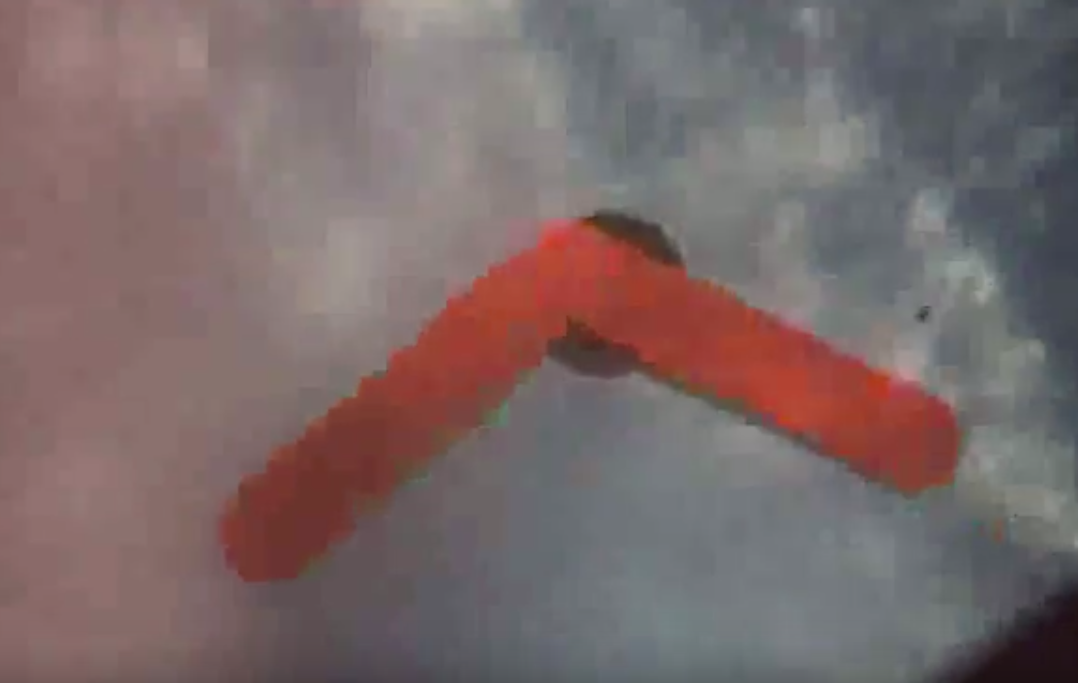
#> input picture sub_vision/Screen Shot 2019-07-19 at 9.34.59 AM.png, 1078 x 683 px
$ python arrows.py   (older library calls are emulated)
#> lines starting #> are read from the running program, lines starting #| are printed output that depends on the picture; after the words box and inside, x2 and y2 are one past the last pixel; in counts of white or black regions, pixels touching at a corner belong together
#> further down, img is the input picture: shape (683, 1078, 3); mean B, G, R 105.1, 105.2, 121.8
### sub_vision/grip.py
import cv2
import numpy
import math
from enum import Enum

class FindArrows:
    """
    An OpenCV pipeline generated by GRIP.
    """

    def __init__(self):
        """initializes all values to presets or None if need to be set
        """

        self.__rgb_threshold_red = [103.19244604316546, 255.0]
        self.__rgb_threshold_green = [0.0, 79.660441426146]
        self.__rgb_threshold_blue = [0.0, 255.0]

        self.rgb_threshold_output = None

        self.__find_contours_input = self.rgb_threshold_output
        self.__find_contours_external_only = False

        self.find_contours_output = None

        self.__convex_hulls_contours = self.find_contours_output

        self.convex_hulls_output = None

        self.__filter_contours_contours = self.convex_hulls_output
        self.__filter_contours_min_area = 1000.0
        self.__filter_contours_min_perimeter = 0
        self.__filter_contours_min_width = 0
        self.__filter_contours_max_width = 1000
        self.__filter_contours_min_height = 0
        self.__filter_contours_max_height = 1000
        self.__filter_contours_solidity = [0, 100]
        self.__filter_contours_max_vertices = 1000000
        self.__filter_contours_min_vertices = 0.0
        self.__filter_contours_min_ratio = 0
        self.__filter_contours_max_ratio = 1000

        self.filter_contours_output = None

        self.__find_lines_input = self.rgb_threshold_output

        self.find_lines_output = None

        self.__filter_lines_lines = self.find_lines_output
        self.__filter_lines_min_length = 12.0
        self.__filter_lines_angle = [81.35593220338983, 174.8936170212766]

        self.filter_lines_output = None


    def process(self, source0):
        """
        Runs the pipeline and sets all outputs to new values.
        """
        # Step RGB_Threshold0:
        self.__rgb_threshold_input = source0
        (self.rgb_threshold_output) = self.__rgb_threshold(self.__rgb_threshold_input, self.__rgb_threshold_red, self.__rgb_threshold_green, self.__rgb_threshold_blue)

        # Step Find_Contours0:
        self.__find_contours_input = self.rgb_threshold_output
        (self.find_contours_output) = self.__find_contours(self.__find_contours_input, self.__find_contours_external_only)

        # Step Convex_Hulls0:
        self.__convex_hulls_contours = self.find_contours_output
        (self.convex_hulls_output) = self.__convex_hulls(self.__convex_hulls_contours)

        # Step Filter_Contours0:
        self.__filter_contours_contours = self.convex_hulls_output
        (self.filter_contours_output) = self.__filter_contours(self.__filter_contours_contours, self.__filter_contours_min_area, self.__filter_contours_min_perimeter, self.__filter_contours_min_width, self.__filter_contours_max_width, self.__filter_contours_min_height, self.__filter_contours_max_height, self.__filter_contours_solidity, self.__filter_contours_max_vertices, self.__filter_contours_min_vertices, self.__filter_contours_min_ratio, self.__filter_contours_max_ratio)

        # Step Find_Lines0:
        self.__find_lines_input = self.rgb_threshold_output
        (self.find_lines_output) = self.__find_lines(self.__find_lines_input)

        # Step Filter_Lines0:
        self.__filter_lines_lines = self.find_lines_output
        (self.filter_lines_output) = self.__filter_lines(self.__filter_lines_lines, self.__filter_lines_min_length, self.__filter_lines_angle)


    @staticmethod
    def __rgb_threshold(input, red, green, blue):
        """Segment an image based on color ranges.
        Args:
            input: A BGR numpy.ndarray.
            red: A list of two numbers the are the min and max red.
            green: A list of two numbers the are the min and max green.
            blue: A list of two numbers the are the min and max blue.
        Returns:
            A black and white numpy.ndarray.
        """
        out = cv2.cvtColor(input, cv2.COLOR_BGR2RGB)
        return cv2.inRange(out, (red[0], green[0], blue[0]),  (red[1], green[1], blue[1]))
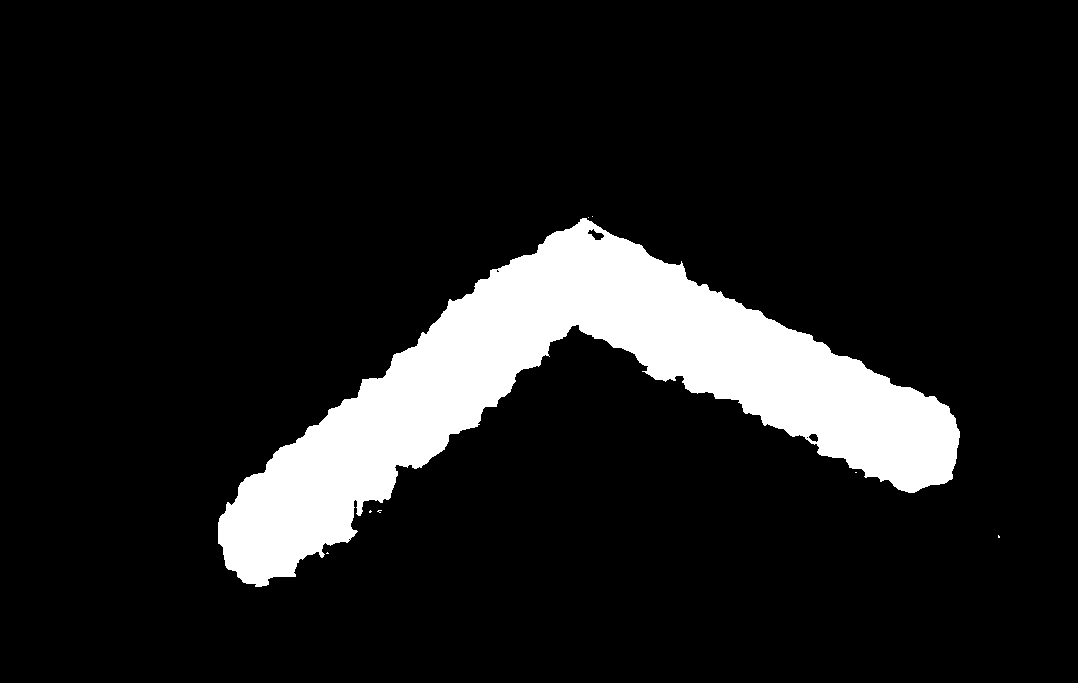
#> returned value: shape (683, 1078); 11.3% white; 8 white regions (7 under 20 px), largest, box (x1, y1, x2, y2) and area: (218, 218, 960, 587) 83331

    @staticmethod
    def __find_contours(input, external_only):
        """Sets the values of pixels in a binary image to their distance to the nearest black pixel.
        Args:
            input: A numpy.ndarray.
            external_only: A boolean. If true only external contours are found.
        Return:
            A list of numpy.ndarray where each one represents a contour.
        """
        if(external_only):
            mode = cv2.RETR_EXTERNAL
        else:
            mode = cv2.RETR_LIST
        method = cv2.CHAIN_APPROX_SIMPLE
        im2, contours, hierarchy =cv2.findContours(input, mode=mode, method=method)
        return contours

    @staticmethod
    def __convex_hulls(input_contours):
        """Computes the convex hulls of contours.
        Args:
            input_contours: A list of numpy.ndarray that each represent a contour.
        Returns:
            A list of numpy.ndarray that each represent a contour.
        """
        output = []
        for contour in input_contours:
            output.append(cv2.convexHull(contour))
        return output

    @staticmethod
    def __filter_contours(input_contours, min_area, min_perimeter, min_width, max_width,
                        min_height, max_height, solidity, max_vertex_count, min_vertex_count,
                        min_ratio, max_ratio):
        """Filters out contours that do not meet certain criteria.
        Args:
            input_contours: Contours as a list of numpy.ndarray.
            min_area: The minimum area of a contour that will be kept.
            min_perimeter: The minimum perimeter of a contour that will be kept.
            min_width: Minimum width of a contour.
            max_width: MaxWidth maximum width.
            min_height: Minimum height.
            max_height: Maximimum height.
            solidity: The minimum and maximum solidity of a contour.
            min_vertex_count: Minimum vertex Count of the contours.
            max_vertex_count: Maximum vertex Count.
            min_ratio: Minimum ratio of width to height.
            max_ratio: Maximum ratio of width to height.
        Returns:
            Contours as a list of numpy.ndarray.
        """
#> called with min_area = 1000, min_perimeter = 0, min_width = 0, max_width = 1000, min_height = 0, max_height = 1000, max_vertex_count = 1000000, min_vertex_count = 0
        output = []
        for contour in input_contours:
            x,y,w,h = cv2.boundingRect(contour)
            if (w < min_width or w > max_width):
                continue
            if (h < min_height or h > max_height):
                continue
            area = cv2.contourArea(contour)
            if (area < min_area):
                continue
            if (cv2.arcLength(contour, True) < min_perimeter):
                continue
            hull = cv2.convexHull(contour)
            solid = 100 * area / cv2.contourArea(hull)
            if (solid < solidity[0] or solid > solidity[1]):
                continue
            if (len(contour) < min_vertex_count or len(contour) > max_vertex_count):
                continue
            ratio = (float)(w) / h
            if (ratio < min_ratio or ratio > max_ratio):
                continue
            output.append(contour)
        return output

    class Line:

        def __init__(self, x1, y1, x2, y2):
            self.x1 = x1
            self.y1 = y1
            self.x2 = x2
            self.y2 = y2

        def length(self):
            return numpy.sqrt(pow(self.x2 - self.x1, 2) + pow(self.y2 - self.y1, 2))

        def angle(self):
            return math.degrees(math.atan2(self.y2 - self.y1, self.x2 - self.x1))
    @staticmethod
    def __find_lines(input):
        """Finds all line segments in an image.
        Args:
            input: A numpy.ndarray.
        Returns:
            A filtered list of Lines.
        """
        detector = cv2.createLineSegmentDetector()
        if (len(input.shape) == 2 or input.shape[2] == 1):
            lines = detector.detect(input)
        else:
            tmp = cv2.cvtColor(input, cv2.COLOR_BGR2GRAY)
            lines = detector.detect(tmp)
        output = []
        if len(lines) != 0:
            for i in range(1, len(lines[0])):
                tmp = FindArrows.Line(lines[0][i, 0][0], lines[0][i, 0][1],
                                lines[0][i, 0][2], lines[0][i, 0][3])
                output.append(tmp)
        return output

    @staticmethod
    def __filter_lines(inputs, min_length, angle):
        """Filters out lines that do not meet certain criteria.
        Args:
            inputs: A list of Lines.
            min_Lenght: The minimum lenght that will be kept.
            angle: The minimum and maximum angles in degrees as a list of two numbers.
        Returns:
            A filtered list of Lines.
        """
#> called with min_length = 12
        outputs = []
        for line in inputs:
            if (line.length() > min_length):
                if ((line.angle() >= angle[0] and line.angle() <= angle[1]) or
                        (line.angle() + 180.0 >= angle[0] and line.angle() + 180.0 <= angle[1])):
                    outputs.append(line)
        return outputs

### sub_vision/arrows.py
import numpy as np
import math
import cv2
from enum import Enum
from grip import FindArrows
import plotly.graph_objects as go

#import matplotlib
#matplotlib.use("macOSX")
#import matplotlib.pyplot as plt
import plotly.express as px
arrow  = FindArrows()
img = cv2.imread('Screen Shot 2019-07-19 at 9.34.59 AM.png')
#cv2.imshow('image',img)
arrow.process(img)
cv2.imshow('filtered',arrow.rgb_threshold_output)
angles =[]
for line in arrow.filter_lines_output:
	print(line.angle())
	angles.append(line.angle())
print(angles)
a = np.asarray(angles)
fig = go.Figure(data=[go.Histogram(x=a,nbinsx=10)])
#fig.show()

rows,cols = img.shape[:2]
#> rows = 683; cols = 1078
for cnt in arrow.filter_contours_output:
	[vx,vy,x,y] = cv2.fitLine(cnt, cv2.DIST_L2,0,0.01,0.01)
	lefty = int((-x*vy/vx) + y)
	righty = int(((cols-x)*vy/vx)+y)
	#cv2.line(img,(cols-1,righty),(0,lefty),(0,255,0),2)
	x,y,w,h = cv2.boundingRect(cnt)
	cv2.rectangle(img,(x,y),(x+w,y+h),(0,255,0),2)
	rect = cv2.minAreaRect(cnt)
	box = cv2.boxPoints(rect)
	box = np.int0(box)
	cv2.drawContours(img,[box],0,(0,0,255),2)
	# [7 lines of commented-out code are left out]
	retval,triangle=cv2.minEnclosingTriangle(cnt)
	#formatting hell
	Tlist = triangle.tolist()
	Tlist_flat = [item for sublist in Tlist for item in sublist]
	#should be good now
	cv2.circle(img, tuple([int(i) for i in Tlist_flat[0]]),1,(255,0,0),10);
	cv2.circle(img, tuple([int(i) for i in Tlist_flat[1]]),1,(255,0,0),10);
	cv2.circle(img, tuple([int(i) for i in Tlist_flat[2]]),1,(255,0,0),10);
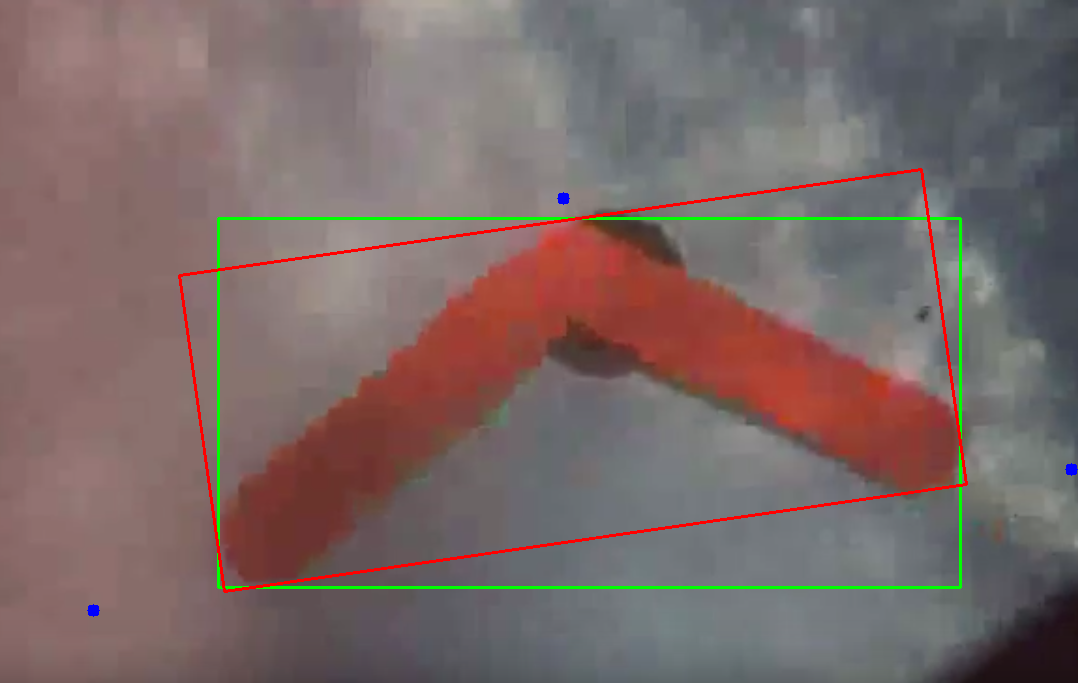
#> img: shape (683, 1078, 3); 1.77% of pixels changed, all inside (x1, y1, x2, y2) = (87, 168, 1078, 617)
cv2.imshow('image',img)

cv2.waitKey(0)
